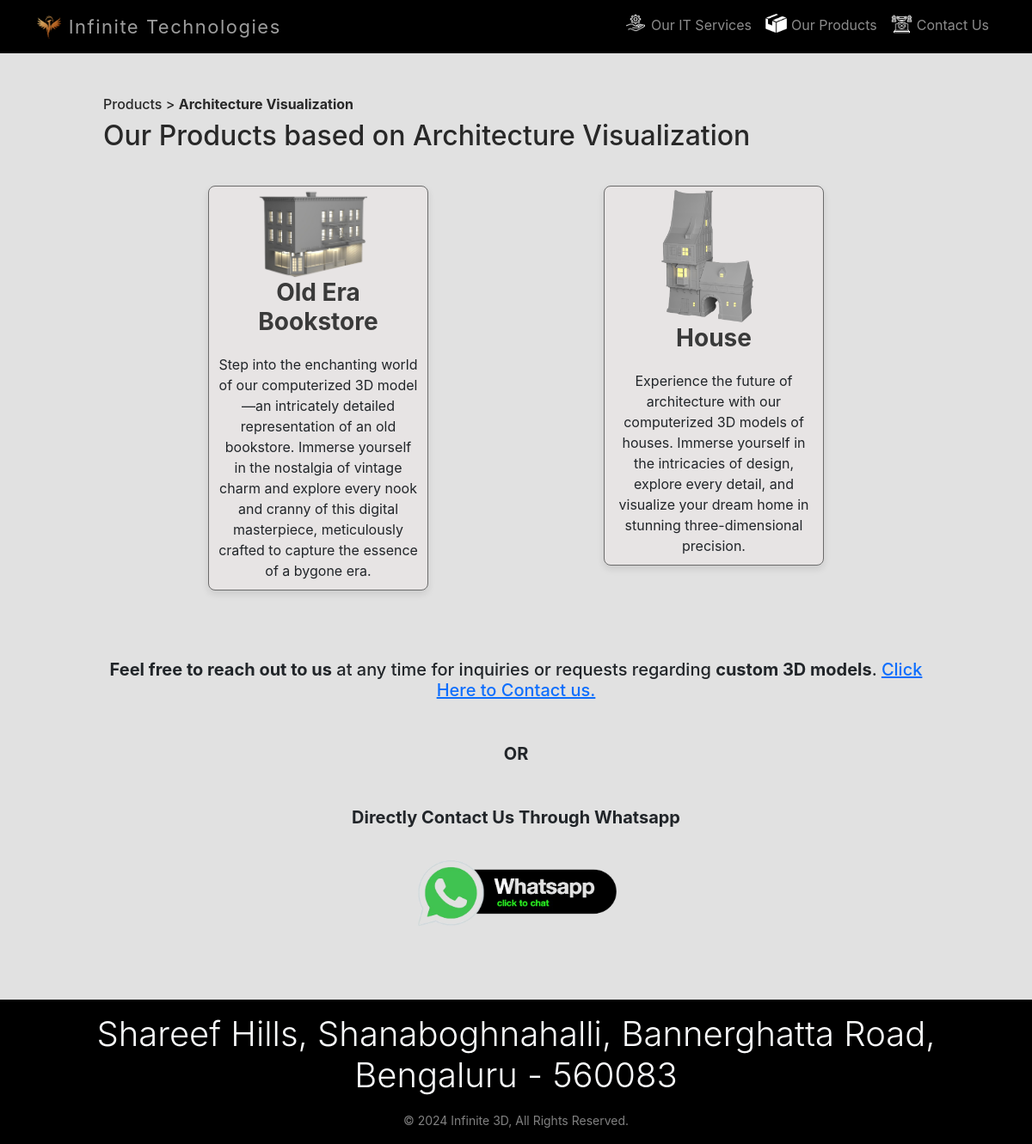
Screenshot of /products_architecture/ with the database file from the repository.
### service/models.py (models this page shows)
class Header(models.Model):
    navbar_link = models.TextField()
    navbar_content = models.TextField()
    navbar_icon = models.FileField(upload_to="img/", max_length=5000, null=True, default=None)

class ProductsArchitecture(models.Model):
    architecture_product_title = models.TextField()
    architecture_product_desc = models.TextField()
    architecture_external_link = models.TextField(null=True,blank=True)
    architecture_product_img = models.FileField(upload_to="productimg/", max_length=5000, null=True, default=None)

class Footer(models.Model):
    address = models.TextField()
    copyright = models.TextField()

### infinitetechnologies/views.py (the view)
# urls.py: path('products_architecture/', views.productsarchitecture, name='our_architecture_product'),
def productsarchitecture(request):
    architectureproductcategoryData=ProductsArchitecture.objects.all()
    data={
        'architectureproductcategoryData':architectureproductcategoryData,
        }
    return render(request,"products_architecture.html",data)

### service/context_processors.py (called while the page is built)
def header_and_footer(request):
    headerData = Header.objects.all()  # Replace with your actual query
    footerData = Footer.objects.all()    # Replace with your actual query
    return {'headerData': headerData, 'footerData': footerData}

### templates/products_architecture.html
{% extends 'base.html' %}
{% block content %}
<main>
    <section id="product" class="product">
        <div class="wrapper">
            <div class="whatwedoline">
                <h6><a href="/products/"  class="category-link">Products</a> > <b>Architecture Visualization</b></h6>
                <h2>Our Products based on Architecture Visualization</h2>
            </div>
            <div class="product-container">
                {% if architectureproductcategoryData %}
                {% for n in architectureproductcategoryData %}
                <div class="product-card">
                    <a href="{{ n.architecture_external_link }}" target="_blank" rel="noopener noreferrer">
                        <img src="/media/{{n.architecture_product_img}}" alt="Product {{forloop.counter}}">
                        <h3 class="product-title-link"><b>{{n.architecture_product_title}}</b></h3>
                        <p class="product-description-no-link-color">{{n.architecture_product_desc}}</p>
                    </a>
                </div>
                {% endfor %}
                {% else %}
                <h5>Our Products Will Be Updated Soon. Sorry for any inconvenience caused.</h5>
                {% endif %}
            </div>
        </div>
      </section>
</main>
<main>
    <div class="wrapper" style="display: flex; flex-direction: column; align-items: center; text-align: center;">
        <h5 style="margin: 0;"><b>Feel free to reach out to us</b> at any time for inquiries or requests regarding <b>custom 3D models</b>. <a href="/contact/" class="Product_Link">Click Here to Contact us.</a></h5>
    </div>
</main>
<main>
    <div class="wrapper">
        <h5 style="margin: 0;"><b><center>OR</center></b></h5>
    </div>
</main>
<main>
    <div class="wrapper" style="display: flex; flex-direction: column; align-items: center; text-align: center;" id="Whatsappintegration">
        <h5><b>Directly Contact Us Through Whatsapp</b></h5>
        <a href="https://wa.me/+918310572400?text=I'm%20interested%20in%20your%20Product%20.%20Can%20I%20have%20more%20details%20" style="text-decoration: none;">
            <img src="/media/img/WhatsAppButtonGreenLarge.png" alt="" style="width: 100%; max-width: 250px; display: block; height: auto; margin: 10px auto;">
        </a>
    </div>
</main>
{% endblock content %}

### templates/base.html
{% include "header.html" %}
{% block content %}
{% endblock %}
{% include "footer.html" %}

### templates/header.html (shortened to what this page needs)
<!doctype html>
<html lang="en">
  <head>
    <link rel="stylesheet" href="/static/css/styles.css">
  <link href="https://cdn.jsdelivr.net/npm/bootstrap@5.0.2/dist/css/bootstrap.min.css" rel="stylesheet">
	<link href="https://cdnjs.cloudflare.com/ajax/libs/animate.css/3.7.2/animate.min.css" rel="stylesheet">
    <link href="https://cdn.jsdelivr.net/npm/bootstrap@5.3.2/dist/css/bootstrap.min.css" rel="stylesheet">
  </head>
  <body>
  <nav class="navbar navbar-expand-lg navbar-dark bg-black">
    <div class="container">
        <a class="navbar-title navbar-dark" href="/">
            <img src="/media/logo/titlepic.png" alt="" width="30" height="28" class="d-inline-block align-text-top">
            Infinite Technologies
        </a>
        <div class="collapse navbar-collapse" id="navbarNav">
            <ul class="navbar-nav ms-auto">
              {% for n in headerData %}
                <li class="nav-item">
                  <a class="nav-link{% if request.path == '/{{n.navbar_link}}/' %} active {% endif %}" href="/{{n.navbar_link}}/">
                    <img src="/media/{{ n.navbar_icon }}" alt="" width="30" height="30" style="padding-bottom: 6%; padding-right: 4%;">{{n.navbar_content}}
                  </a>
                </li>
              {% endfor %}
            </ul>
        </div>
    </div>
  </nav>

### templates/footer.html (shortened to what this page needs)
<footer class="bg-black py-3 mt-5 container-fluid">
    <div class="container text-light text-center">
        {% if footerData %}
        <p class="display-6 mb-3">{{footerData.0.address}}</p>
        <small class="text-white-50" >&copy; {{footerData.0.copyright}}</small>
        {% endif %}
    </div>
</footer>
</body>
</html>

### static/css/styles.css (style rules this page uses)
body { background-color: #e1e1e1 !important; font-family: -apple-system, BlinkMacSystemFont, sans-serif !important; }
.navbar-title { font-size: 22px; text-decoration: none !important; color: rgb(157, 157, 157); letter-spacing: 1.5px; }
.wrapper .whatwedoline a.category-link { color: inherit; text-decoration: none; }
.whatwedoline { color: #282828; }
.product-container { display: flex; flex-wrap: wrap; justify-content: space-around; padding: 20px; }
.product-card { background-color: #e7e4e4; position: relative; width: calc(30% - 20px); margin: 10px; border: 1px solid #6b6b6b; border-radius: 8px; overflow: hidden; box-shadow: 0 4px 8px rgba(0, 0, 0, 0.1); display: flex; flex-direction: column; transition: transform 0.3s; height: 100%; }
.product-title-link { margin: 10px; color: #3a3a3a; text-decoration: none; transition: color 0.3s ease; text-align: center; margin-top: auto; }
.product-description-no-link-color { margin: 10px; text-align: center; }
.product-card a { text-decoration: none; color: inherit; display: flex; flex-direction: column; align-items: center; height: 100%; }
.wrapper { margin: 50px auto; width: 80%; }
.wrapper h5 { margin: 0 !important; }
.wrapper img { max-width: 130px; height: auto; object-fit: cover; float: left; margin-right: 15px; }

### rows the page displays
Header: navbar_icon (picture), navbar_content "Our IT Services"
Header: navbar_icon (picture), navbar_content "Our Products"
Header: navbar_icon (picture), navbar_content "Contact Us"
ProductsArchitecture: architecture_product_img (picture), architecture_product_title "Old Era Bookstore", architecture_product_desc "Step into the enchanting world of our computerized 3D model—an intricately detailed representation of an old bookstore. Immerse yourself in the nostalgia of vintage charm and explore every nook and cranny of this digital masterpiece, meticulously crafted to capture the essence of a bygone era."
ProductsArchitecture: architecture_product_img (picture), architecture_product_title "House", architecture_product_desc "Experience the future of architecture with our computerized 3D models of houses. Immerse yourself in the intricacies of design, explore every detail, and visualize your dream home in stunning three-dimensional precision."
Footer: address "Shareef Hills, Shanaboghnahalli, Bannerghatta Road, Bengaluru - 560083", copyright "2024 Infinite 3D, All Rights Reserved."
